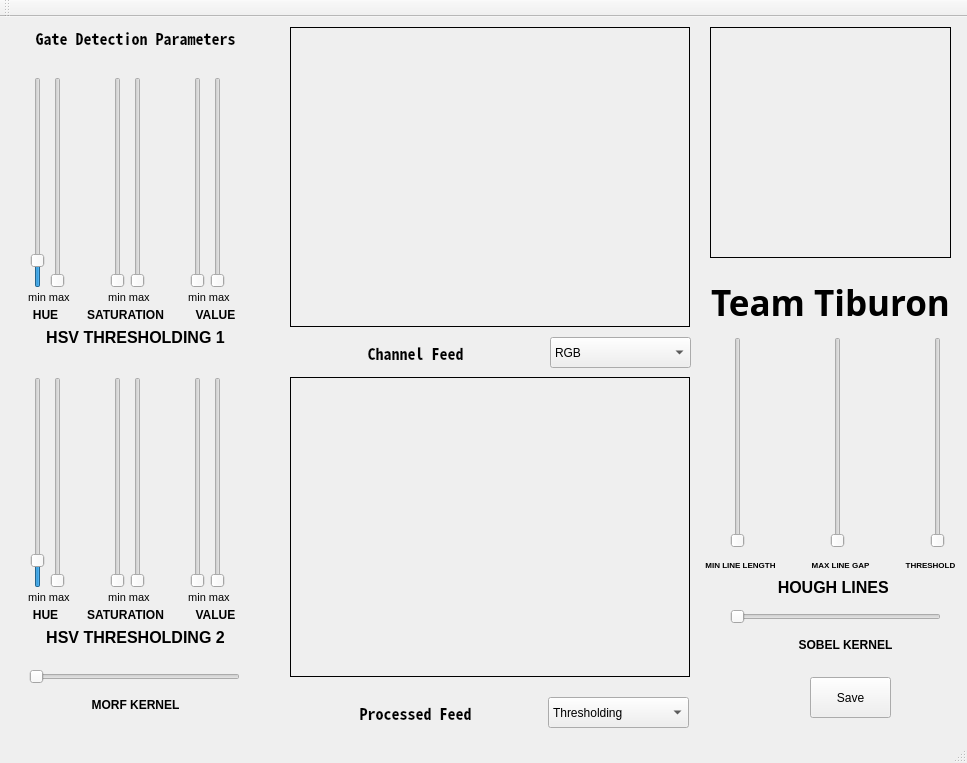
<?xml version="1.0" encoding="UTF-8"?>
<ui version="4.0">
 <class>gate</class>
 <widget class="QMainWindow" name="gate">
  <property name="geometry">
   <rect>
    <x>0</x>
    <y>0</y>
    <width>967</width>
    <height>763</height>
   </rect>
  </property>
  <property name="font">
   <font>
    <pointsize>1</pointsize>
   </font>
  </property>
  <property name="windowTitle">
   <string>Gate Detection Tuner</string>
  </property>
  <property name="tabShape">
   <enum>QTabWidget::Rounded</enum>
  </property>
  <widget class="QWidget" name="centralWidget">
   <widget class="QLabel" name="logo">
    <property name="geometry">
     <rect>
      <x>710</x>
      <y>10</y>
      <width>241</width>
      <height>231</height>
     </rect>
    </property>
    <property name="frameShape">
     <enum>QFrame::Box</enum>
    </property>
    <property name="lineWidth">
     <number>1</number>
    </property>
    <property name="text">
     <string/>
    </property>
    <property name="margin">
     <number>7</number>
    </property>
    <property name="indent">
     <number>-1</number>
    </property>
   </widget>
   <widget class="QLabel" name="channel_show">
    <property name="geometry">
     <rect>
      <x>290</x>
      <y>10</y>
      <width>400</width>
      <height>300</height>
     </rect>
    </property>
    <property name="frameShape">
     <enum>QFrame::Box</enum>
    </property>
    <property name="text">
     <string/>
    </property>
   </widget>
   <widget class="QPushButton" name="save">
    <property name="geometry">
     <rect>
      <x>810</x>
      <y>660</y>
      <width>81</width>
      <height>41</height>
     </rect>
    </property>
    <property name="font">
     <font>
      <pointsize>9</pointsize>
     </font>
    </property>
    <property name="text">
     <string>Save</string>
    </property>
   </widget>
   <widget class="QSlider" name="hmin">
    <property name="geometry">
     <rect>
      <x>30</x>
      <y>60</y>
      <width>16</width>
      <height>211</height>
     </rect>
    </property>
    <property name="minimum">
     <number>-20</number>
    </property>
    <property name="maximum">
     <number>180</number>
    </property>
    <property name="orientation">
     <enum>Qt::Vertical</enum>
    </property>
   </widget>
   <widget class="QSlider" name="hmax">
    <property name="geometry">
     <rect>
      <x>50</x>
      <y>60</y>
      <width>16</width>
      <height>211</height>
     </rect>
    </property>
    <property name="maximum">
     <number>180</number>
    </property>
    <property name="orientation">
     <enum>Qt::Vertical</enum>
    </property>
   </widget>
   <widget class="QSlider" name="smin">
    <property name="geometry">
     <rect>
      <x>110</x>
      <y>60</y>
      <width>16</width>
      <height>211</height>
     </rect>
    </property>
    <property name="maximum">
     <number>255</number>
    </property>
    <property name="orientation">
     <enum>Qt::Vertical</enum>
    </property>
   </widget>
   <widget class="QSlider" name="vmin">
    <property name="geometry">
     <rect>
      <x>190</x>
      <y>60</y>
      <width>16</width>
      <height>211</height>
     </rect>
    </property>
    <property name="maximum">
     <number>255</number>
    </property>
    <property name="orientation">
     <enum>Qt::Vertical</enum>
    </property>
   </widget>
   <widget class="QSlider" name="smax">
    <property name="geometry">
     <rect>
      <x>130</x>
      <y>60</y>
      <width>16</width>
      <height>211</height>
     </rect>
    </property>
    <property name="maximum">
     <number>255</number>
    </property>
    <property name="orientation">
     <enum>Qt::Vertical</enum>
    </property>
   </widget>
   <widget class="QSlider" name="vmax">
    <property name="geometry">
     <rect>
      <x>210</x>
      <y>60</y>
      <width>16</width>
      <height>211</height>
     </rect>
    </property>
    <property name="maximum">
     <number>255</number>
    </property>
    <property name="orientation">
     <enum>Qt::Vertical</enum>
    </property>
   </widget>
   <widget class="QComboBox" name="channel">
    <property name="geometry">
     <rect>
      <x>550</x>
      <y>320</y>
      <width>141</width>
      <height>31</height>
     </rect>
    </property>
    <property name="font">
     <font>
      <pointsize>9</pointsize>
     </font>
    </property>
    <property name="currentIndex">
     <number>0</number>
    </property>
    <item>
     <property name="text">
      <string>RGB</string>
     </property>
    </item>
    <item>
     <property name="text">
      <string>R only</string>
     </property>
    </item>
    <item>
     <property name="text">
      <string>G only</string>
     </property>
    </item>
    <item>
     <property name="text">
      <string>B only</string>
     </property>
    </item>
    <item>
     <property name="text">
      <string>HSV</string>
     </property>
    </item>
    <item>
     <property name="text">
      <string>H only</string>
     </property>
    </item>
    <item>
     <property name="text">
      <string>S only</string>
     </property>
    </item>
    <item>
     <property name="text">
      <string>V only</string>
     </property>
    </item>
    <item>
     <property name="text">
      <string>Gray</string>
     </property>
    </item>
   </widget>
   <widget class="QLabel" name="out">
    <property name="geometry">
     <rect>
      <x>290</x>
      <y>360</y>
      <width>400</width>
      <height>300</height>
     </rect>
    </property>
    <property name="frameShape">
     <enum>QFrame::Box</enum>
    </property>
    <property name="text">
     <string/>
    </property>
   </widget>
   <widget class="QComboBox" name="out_channel">
    <property name="geometry">
     <rect>
      <x>548</x>
      <y>680</y>
      <width>141</width>
      <height>31</height>
     </rect>
    </property>
    <property name="font">
     <font>
      <pointsize>9</pointsize>
     </font>
    </property>
    <property name="currentIndex">
     <number>0</number>
    </property>
    <item>
     <property name="text">
      <string>Thresholding</string>
     </property>
    </item>
    <item>
     <property name="text">
      <string>MorphTransform</string>
     </property>
    </item>
    <item>
     <property name="text">
      <string>Sobel</string>
     </property>
    </item>
    <item>
     <property name="text">
      <string>HoughLinesProb</string>
     </property>
    </item>
   </widget>
   <widget class="QSlider" name="HL_th">
    <property name="geometry">
     <rect>
      <x>930</x>
      <y>320</y>
      <width>16</width>
      <height>211</height>
     </rect>
    </property>
    <property name="maximum">
     <number>300</number>
    </property>
    <property name="orientation">
     <enum>Qt::Vertical</enum>
    </property>
   </widget>
   <widget class="QSlider" name="HL_mll">
    <property name="geometry">
     <rect>
      <x>730</x>
      <y>320</y>
      <width>16</width>
      <height>211</height>
     </rect>
    </property>
    <property name="maximum">
     <number>500</number>
    </property>
    <property name="orientation">
     <enum>Qt::Vertical</enum>
    </property>
   </widget>
   <widget class="QSlider" name="HL_mlg">
    <property name="geometry">
     <rect>
      <x>830</x>
      <y>320</y>
      <width>16</width>
      <height>211</height>
     </rect>
    </property>
    <property name="maximum">
     <number>100</number>
    </property>
    <property name="orientation">
     <enum>Qt::Vertical</enum>
    </property>
   </widget>
   <widget class="QSlider" name="open_morph">
    <property name="geometry">
     <rect>
      <x>29</x>
      <y>650</y>
      <width>211</width>
      <height>20</height>
     </rect>
    </property>
    <property name="minimum">
     <number>1</number>
    </property>
    <property name="maximum">
     <number>7</number>
    </property>
    <property name="singleStep">
     <number>2</number>
    </property>
    <property name="orientation">
     <enum>Qt::Horizontal</enum>
    </property>
   </widget>
   <widget class="QSlider" name="sobel">
    <property name="geometry">
     <rect>
      <x>730</x>
      <y>590</y>
      <width>211</width>
      <height>20</height>
     </rect>
    </property>
    <property name="minimum">
     <number>1</number>
    </property>
    <property name="maximum">
     <number>15</number>
    </property>
    <property name="singleStep">
     <number>2</number>
    </property>
    <property name="orientation">
     <enum>Qt::Horizontal</enum>
    </property>
   </widget>
   <widget class="QLabel" name="gateLabel">
    <property name="geometry">
     <rect>
      <x>20</x>
      <y>10</y>
      <width>231</width>
      <height>21</height>
     </rect>
    </property>
    <property name="font">
     <font>
      <family>Noto Sans Mono CJK JP</family>
      <pointsize>12</pointsize>
      <weight>75</weight>
      <bold>true</bold>
     </font>
    </property>
    <property name="text">
     <string>Gate Detection Parameters</string>
    </property>
    <property name="alignment">
     <set>Qt::AlignCenter</set>
    </property>
   </widget>
   <widget class="QLabel" name="tiburonLabel">
    <property name="geometry">
     <rect>
      <x>700</x>
      <y>260</y>
      <width>261</width>
      <height>51</height>
     </rect>
    </property>
    <property name="font">
     <font>
      <family>Tlwg Mono</family>
      <pointsize>26</pointsize>
      <weight>75</weight>
      <bold>true</bold>
     </font>
    </property>
    <property name="text">
     <string>Team Tiburon</string>
    </property>
    <property name="alignment">
     <set>Qt::AlignCenter</set>
    </property>
   </widget>
   <widget class="QLabel" name="channelLabel">
    <property name="geometry">
     <rect>
      <x>290</x>
      <y>320</y>
      <width>251</width>
      <height>31</height>
     </rect>
    </property>
    <property name="font">
     <font>
      <family>Noto Sans Mono CJK JP</family>
      <pointsize>12</pointsize>
      <weight>75</weight>
      <bold>true</bold>
     </font>
    </property>
    <property name="text">
     <string>Channel Feed</string>
    </property>
    <property name="alignment">
     <set>Qt::AlignCenter</set>
    </property>
   </widget>
   <widget class="QLabel" name="outLabel">
    <property name="geometry">
     <rect>
      <x>290</x>
      <y>680</y>
      <width>251</width>
      <height>31</height>
     </rect>
    </property>
    <property name="font">
     <font>
      <family>Noto Sans Mono CJK JP</family>
      <pointsize>12</pointsize>
      <weight>75</weight>
      <bold>true</bold>
     </font>
    </property>
    <property name="text">
     <string>Processed Feed</string>
    </property>
    <property name="alignment">
     <set>Qt::AlignCenter</set>
    </property>
   </widget>
   <widget class="QLabel" name="label">
    <property name="geometry">
     <rect>
      <x>20</x>
      <y>270</y>
      <width>61</width>
      <height>21</height>
     </rect>
    </property>
    <property name="font">
     <font>
      <pointsize>8</pointsize>
     </font>
    </property>
    <property name="text">
     <string>min max </string>
    </property>
    <property name="alignment">
     <set>Qt::AlignCenter</set>
    </property>
   </widget>
   <widget class="QLabel" name="label_2">
    <property name="geometry">
     <rect>
      <x>100</x>
      <y>270</y>
      <width>61</width>
      <height>21</height>
     </rect>
    </property>
    <property name="font">
     <font>
      <pointsize>8</pointsize>
     </font>
    </property>
    <property name="text">
     <string>min max </string>
    </property>
    <property name="alignment">
     <set>Qt::AlignCenter</set>
    </property>
   </widget>
   <widget class="QLabel" name="label_3">
    <property name="geometry">
     <rect>
      <x>180</x>
      <y>270</y>
      <width>61</width>
      <height>21</height>
     </rect>
    </property>
    <property name="font">
     <font>
      <pointsize>8</pointsize>
     </font>
    </property>
    <property name="text">
     <string>min max </string>
    </property>
    <property name="alignment">
     <set>Qt::AlignCenter</set>
    </property>
   </widget>
   <widget class="QLabel" name="label_4">
    <property name="geometry">
     <rect>
      <x>100</x>
      <y>570</y>
      <width>61</width>
      <height>21</height>
     </rect>
    </property>
    <property name="font">
     <font>
      <pointsize>8</pointsize>
     </font>
    </property>
    <property name="text">
     <string>min max </string>
    </property>
    <property name="alignment">
     <set>Qt::AlignCenter</set>
    </property>
   </widget>
   <widget class="QSlider" name="vmax_2">
    <property name="geometry">
     <rect>
      <x>210</x>
      <y>360</y>
      <width>16</width>
      <height>211</height>
     </rect>
    </property>
    <property name="maximum">
     <number>255</number>
    </property>
    <property name="orientation">
     <enum>Qt::Vertical</enum>
    </property>
   </widget>
   <widget class="QLabel" name="label_5">
    <property name="geometry">
     <rect>
      <x>180</x>
      <y>570</y>
      <width>61</width>
      <height>21</height>
     </rect>
    </property>
    <property name="font">
     <font>
      <pointsize>8</pointsize>
     </font>
    </property>
    <property name="text">
     <string>min max </string>
    </property>
    <property name="alignment">
     <set>Qt::AlignCenter</set>
    </property>
   </widget>
   <widget class="QSlider" name="smin_2">
    <property name="geometry">
     <rect>
      <x>110</x>
      <y>360</y>
      <width>16</width>
      <height>211</height>
     </rect>
    </property>
    <property name="maximum">
     <number>255</number>
    </property>
    <property name="orientation">
     <enum>Qt::Vertical</enum>
    </property>
   </widget>
   <widget class="QLabel" name="label_6">
    <property name="geometry">
     <rect>
      <x>20</x>
      <y>570</y>
      <width>61</width>
      <height>21</height>
     </rect>
    </property>
    <property name="font">
     <font>
      <pointsize>8</pointsize>
     </font>
    </property>
    <property name="text">
     <string>min max </string>
    </property>
    <property name="alignment">
     <set>Qt::AlignCenter</set>
    </property>
   </widget>
   <widget class="QSlider" name="smax_2">
    <property name="geometry">
     <rect>
      <x>130</x>
      <y>360</y>
      <width>16</width>
      <height>211</height>
     </rect>
    </property>
    <property name="maximum">
     <number>255</number>
    </property>
    <property name="orientation">
     <enum>Qt::Vertical</enum>
    </property>
   </widget>
   <widget class="QSlider" name="hmin_2">
    <property name="geometry">
     <rect>
      <x>30</x>
      <y>360</y>
      <width>16</width>
      <height>211</height>
     </rect>
    </property>
    <property name="minimum">
     <number>-20</number>
    </property>
    <property name="maximum">
     <number>180</number>
    </property>
    <property name="orientation">
     <enum>Qt::Vertical</enum>
    </property>
   </widget>
   <widget class="QSlider" name="vmin_2">
    <property name="geometry">
     <rect>
      <x>190</x>
      <y>360</y>
      <width>16</width>
      <height>211</height>
     </rect>
    </property>
    <property name="maximum">
     <number>255</number>
    </property>
    <property name="orientation">
     <enum>Qt::Vertical</enum>
    </property>
   </widget>
   <widget class="QSlider" name="hmax_2">
    <property name="geometry">
     <rect>
      <x>50</x>
      <y>360</y>
      <width>16</width>
      <height>211</height>
     </rect>
    </property>
    <property name="maximum">
     <number>180</number>
    </property>
    <property name="orientation">
     <enum>Qt::Vertical</enum>
    </property>
   </widget>
   <widget class="QLabel" name="label_7">
    <property name="geometry">
     <rect>
      <x>30</x>
      <y>290</y>
      <width>31</width>
      <height>16</height>
     </rect>
    </property>
    <property name="font">
     <font>
      <pointsize>9</pointsize>
      <weight>75</weight>
      <bold>true</bold>
     </font>
    </property>
    <property name="text">
     <string>HUE</string>
    </property>
    <property name="alignment">
     <set>Qt::AlignCenter</set>
    </property>
   </widget>
   <widget class="QLabel" name="label_8">
    <property name="geometry">
     <rect>
      <x>80</x>
      <y>290</y>
      <width>91</width>
      <height>16</height>
     </rect>
    </property>
    <property name="font">
     <font>
      <pointsize>9</pointsize>
      <weight>75</weight>
      <bold>true</bold>
     </font>
    </property>
    <property name="text">
     <string>SATURATION</string>
    </property>
    <property name="alignment">
     <set>Qt::AlignCenter</set>
    </property>
   </widget>
   <widget class="QLabel" name="label_9">
    <property name="geometry">
     <rect>
      <x>190</x>
      <y>290</y>
      <width>51</width>
      <height>16</height>
     </rect>
    </property>
    <property name="font">
     <font>
      <pointsize>9</pointsize>
      <weight>75</weight>
      <bold>true</bold>
     </font>
    </property>
    <property name="text">
     <string>VALUE</string>
    </property>
    <property name="alignment">
     <set>Qt::AlignCenter</set>
    </property>
   </widget>
   <widget class="QLabel" name="label_10">
    <property name="geometry">
     <rect>
      <x>30</x>
      <y>310</y>
      <width>211</width>
      <height>21</height>
     </rect>
    </property>
    <property name="font">
     <font>
      <pointsize>12</pointsize>
      <weight>75</weight>
      <bold>true</bold>
     </font>
    </property>
    <property name="text">
     <string>HSV THRESHOLDING 1</string>
    </property>
    <property name="alignment">
     <set>Qt::AlignCenter</set>
    </property>
   </widget>
   <widget class="QLabel" name="label_11">
    <property name="geometry">
     <rect>
      <x>30</x>
      <y>610</y>
      <width>211</width>
      <height>21</height>
     </rect>
    </property>
    <property name="font">
     <font>
      <pointsize>12</pointsize>
      <weight>75</weight>
      <bold>true</bold>
     </font>
    </property>
    <property name="text">
     <string>HSV THRESHOLDING 2</string>
    </property>
    <property name="alignment">
     <set>Qt::AlignCenter</set>
    </property>
   </widget>
   <widget class="QLabel" name="label_12">
    <property name="geometry">
     <rect>
      <x>80</x>
      <y>590</y>
      <width>91</width>
      <height>16</height>
     </rect>
    </property>
    <property name="font">
     <font>
      <pointsize>9</pointsize>
      <weight>75</weight>
      <bold>true</bold>
     </font>
    </property>
    <property name="text">
     <string>SATURATION</string>
    </property>
    <property name="alignment">
     <set>Qt::AlignCenter</set>
    </property>
   </widget>
   <widget class="QLabel" name="label_13">
    <property name="geometry">
     <rect>
      <x>190</x>
      <y>590</y>
      <width>51</width>
      <height>16</height>
     </rect>
    </property>
    <property name="font">
     <font>
      <pointsize>9</pointsize>
      <weight>75</weight>
      <bold>true</bold>
     </font>
    </property>
    <property name="text">
     <string>VALUE</string>
    </property>
    <property name="alignment">
     <set>Qt::AlignCenter</set>
    </property>
   </widget>
   <widget class="QLabel" name="label_14">
    <property name="geometry">
     <rect>
      <x>30</x>
      <y>590</y>
      <width>31</width>
      <height>16</height>
     </rect>
    </property>
    <property name="font">
     <font>
      <pointsize>9</pointsize>
      <weight>75</weight>
      <bold>true</bold>
     </font>
    </property>
    <property name="text">
     <string>HUE</string>
    </property>
    <property name="alignment">
     <set>Qt::AlignCenter</set>
    </property>
   </widget>
   <widget class="QLabel" name="label_15">
    <property name="geometry">
     <rect>
      <x>730</x>
      <y>560</y>
      <width>211</width>
      <height>21</height>
     </rect>
    </property>
    <property name="font">
     <font>
      <pointsize>12</pointsize>
      <weight>75</weight>
      <bold>true</bold>
     </font>
    </property>
    <property name="text">
     <string>HOUGH LINES </string>
    </property>
    <property name="alignment">
     <set>Qt::AlignCenter</set>
    </property>
   </widget>
   <widget class="QLabel" name="label_16">
    <property name="geometry">
     <rect>
      <x>690</x>
      <y>540</y>
      <width>101</width>
      <height>16</height>
     </rect>
    </property>
    <property name="font">
     <font>
      <pointsize>6</pointsize>
      <weight>75</weight>
      <bold>true</bold>
     </font>
    </property>
    <property name="text">
     <string>MIN LINE LENGTH</string>
    </property>
    <property name="alignment">
     <set>Qt::AlignCenter</set>
    </property>
   </widget>
   <widget class="QLabel" name="label_17">
    <property name="geometry">
     <rect>
      <x>80</x>
      <y>680</y>
      <width>111</width>
      <height>16</height>
     </rect>
    </property>
    <property name="font">
     <font>
      <pointsize>9</pointsize>
      <weight>75</weight>
      <bold>true</bold>
     </font>
    </property>
    <property name="text">
     <string>MORF KERNEL</string>
    </property>
    <property name="alignment">
     <set>Qt::AlignCenter</set>
    </property>
   </widget>
   <widget class="QLabel" name="label_18">
    <property name="geometry">
     <rect>
      <x>790</x>
      <y>620</y>
      <width>111</width>
      <height>16</height>
     </rect>
    </property>
    <property name="font">
     <font>
      <pointsize>9</pointsize>
      <weight>75</weight>
      <bold>true</bold>
     </font>
    </property>
    <property name="text">
     <string>SOBEL KERNEL</string>
    </property>
    <property name="alignment">
     <set>Qt::AlignCenter</set>
    </property>
   </widget>
   <widget class="QLabel" name="label_19">
    <property name="geometry">
     <rect>
      <x>790</x>
      <y>540</y>
      <width>101</width>
      <height>16</height>
     </rect>
    </property>
    <property name="font">
     <font>
      <pointsize>6</pointsize>
      <weight>75</weight>
      <bold>true</bold>
     </font>
    </property>
    <property name="text">
     <string>MAX LINE GAP</string>
    </property>
    <property name="alignment">
     <set>Qt::AlignCenter</set>
    </property>
   </widget>
   <widget class="QLabel" name="label_20">
    <property name="geometry">
     <rect>
      <x>900</x>
      <y>540</y>
      <width>61</width>
      <height>16</height>
     </rect>
    </property>
    <property name="font">
     <font>
      <pointsize>6</pointsize>
      <weight>75</weight>
      <bold>true</bold>
     </font>
    </property>
    <property name="text">
     <string>THRESHOLD</string>
    </property>
    <property name="alignment">
     <set>Qt::AlignCenter</set>
    </property>
   </widget>
  </widget>
  <widget class="QMenuBar" name="menuBar">
   <property name="geometry">
    <rect>
     <x>0</x>
     <y>0</y>
     <width>967</width>
     <height>6</height>
    </rect>
   </property>
  </widget>
  <widget class="QToolBar" name="mainToolBar">
   <attribute name="toolBarArea">
    <enum>TopToolBarArea</enum>
   </attribute>
   <attribute name="toolBarBreak">
    <bool>false</bool>
   </attribute>
  </widget>
  <widget class="QStatusBar" name="statusBar"/>
 </widget>
 <layoutdefault spacing="6" margin="11"/>
 <resources/>
 <connections/>
</ui>
